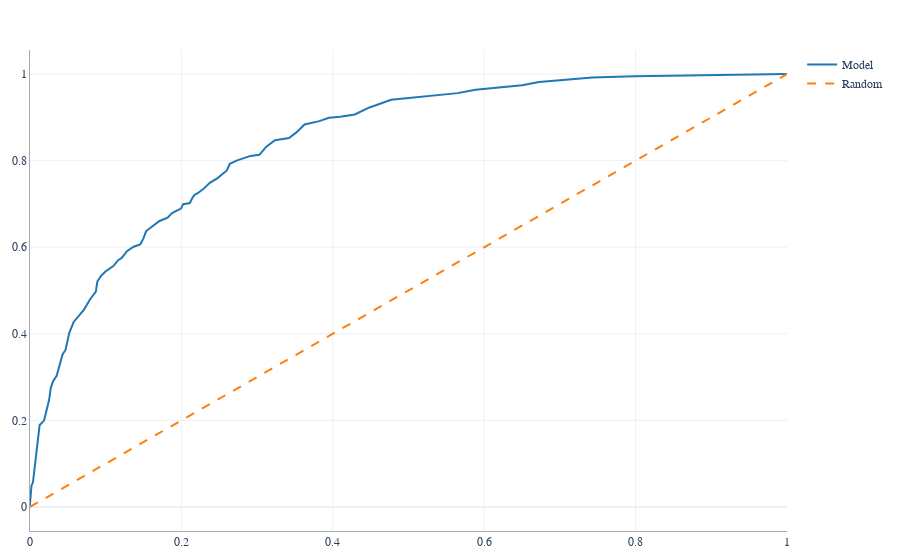

Notebook code for this chart:
### Code cell
fig = go.Figure()
fig.add_trace(go.Scatter(x=df_scores.fpr, y=df_scores.tpr, mode='lines', name='Model'))
fig.add_trace(go.Scatter(x=[0, 1], y=[0, 1], mode='lines', name='Random', line_dash='dash'))
